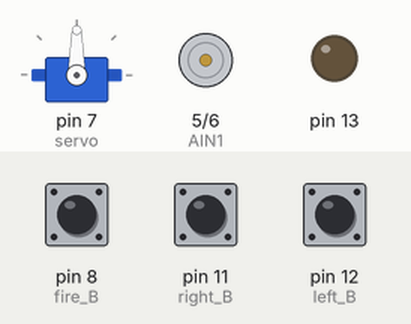
This sketch was run on a simulated Arduino Uno, built with avr-gcc and run on an emulated ATmega328P. On the bench: servo, motor-driver pin pairs drawn as motors (green arrow = first pin HIGH = forward, orange = second pin HIGH = backward, longer = more drive), output pins drawn as LEDs (lit = HIGH). The inputs (shaded band) are chosen by the test bench; at power-on: pin 8 (fire_B) HIGH, pin 11 (right_B) HIGH, pin 12 (left_B) HIGH.

Above: at 1.2 s.
1.3 s: pin 8 (fire_B) pulled LOW for 0.15 s
At 1.6 s:
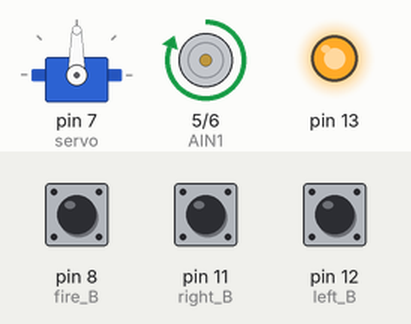
4.4 s: pin 11 (right_B) pulled LOW for 1 s
At 6.3 s:
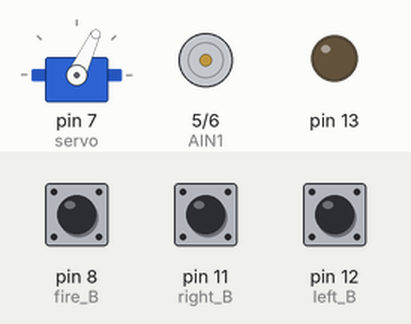
7.4 s: pin 12 (left_B) pulled LOW for 3.2 s
At 11.1 s:
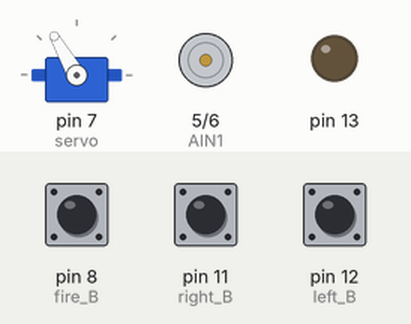
12.1 s: pin 8 (fire_B) pulled LOW for 1 s
At 12.9 s:
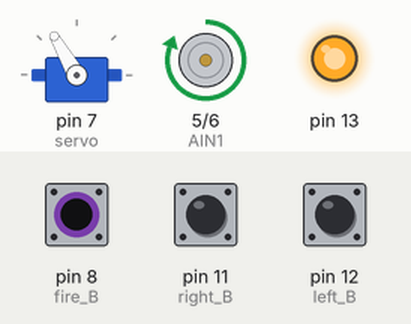
15.4 s: pin 11 (right_B) pulled LOW for 3.2 s
20.1 s: pin 8 (fire_B) pulled LOW for 0.15 s
At 23.3 s:
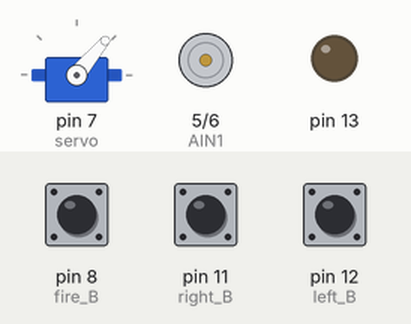
Timing chart, 0 to 24.2 s (numbered marks = the images above; inputs shaded):
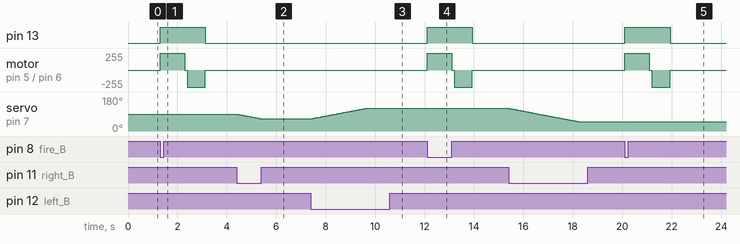

The sketch:

kurohige.ino
```cpp
//最終形態
#include <Servo.h>

Servo servo;

float angle = 90;

int fire_B = 8;
int right_B = 11;
int left_B = 12;

int AIN1 = 5;
int AIN2 = 6;


void rampUpMotor()
{
  digitalWrite(AIN1, HIGH);
  digitalWrite(AIN2, LOW);
}
void rampDownMotor()
{
  digitalWrite(AIN1, LOW);
  digitalWrite(AIN2, HIGH);
}
void stopMotor()
{
  digitalWrite(AIN1, LOW);
  digitalWrite(AIN2, LOW);
}


void setup() {
  // put your setup code here, to run once:
  servo.attach(7);
  servo.write(90);

  pinMode(fire_B, INPUT_PULLUP);

  pinMode(right_B, INPUT_PULLUP);
  pinMode(left_B, INPUT_PULLUP);

  pinMode(AIN1, OUTPUT);
  pinMode(AIN2, OUTPUT);


  pinMode(13,OUTPUT);

}

void loop() {
  // put your main code here, to run repeatedly:
  int fire_value;
  int right_value;
  int left_value;
  fire_value = digitalRead(fire_B);
  right_value = digitalRead(right_B);
  left_value = digitalRead(left_B);

  if (fire_value == LOW)
  {
    digitalWrite(13, HIGH);
    rampUpMotor();
    delay(1000);
    stopMotor();
    delay(100);
    rampDownMotor();
    delay(735);
    digitalWrite(13, LOW);
    stopMotor();
  }

  if (right_value == LOW)
  {
    if (angle >= 50)
    {
      angle = angle - 0.25;
    }
    else
    {
      angle = 50;
    }
    delay(10);
  }
  if (left_value == LOW)
  {
    if (angle <= 120)
    {
      angle = angle + 0.25;
    }
    else
    {
      angle = 120;
    }
    delay(10);
  }

  servo.write(angle);


}
```

Measured:
- after the input at 1.3 s, pin 13: LOW → HIGH at once, → LOW 1.8 s later; motor on pin 5 (AIN1) / pin 6 (AIN2): stopped → forward 255/255 at once, → stopped 1.0 s later, → backward 255/255 0.10 s later, → stopped 0.74 s later
- after the input at 4.4 s, servo on pin 7 (servo): moves from 90° to 65° over 0.97 s, starting at once
- after the input at 7.4 s, servo on pin 7 (servo): moves from 65° to 120° over 2.2 s, starting at once
- after the input at 12.1 s, pin 13: LOW → HIGH at once, → LOW 1.8 s later; motor on pin 5 (AIN1) / pin 6 (AIN2): stopped → forward 255/255 at once, → stopped 1.0 s later, → backward 255/255 0.10 s later, → stopped 0.74 s later
- after the input at 20.1 s, pin 13: LOW → HIGH at once, → LOW 1.8 s later; motor on pin 5 (AIN1) / pin 6 (AIN2): stopped → forward 255/255 at once, → stopped 1.0 s later, → backward 255/255 0.10 s later, → stopped 0.74 s later
